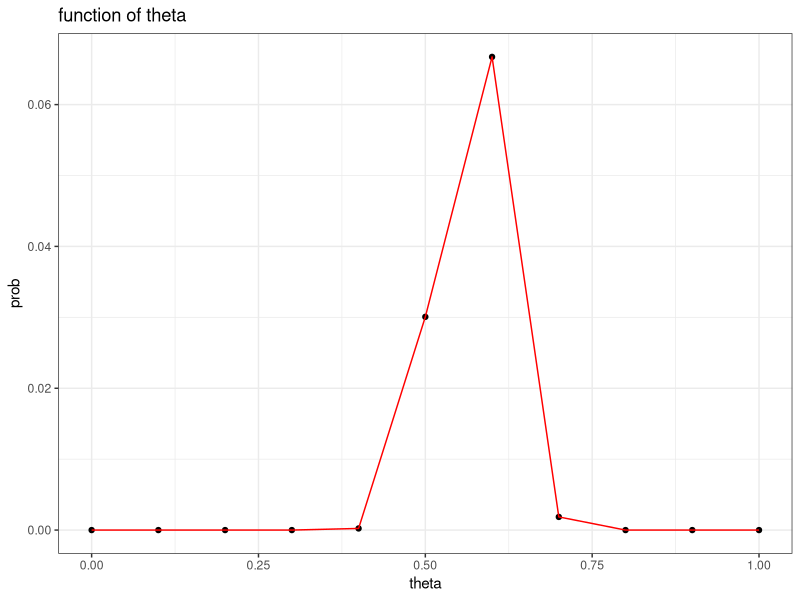
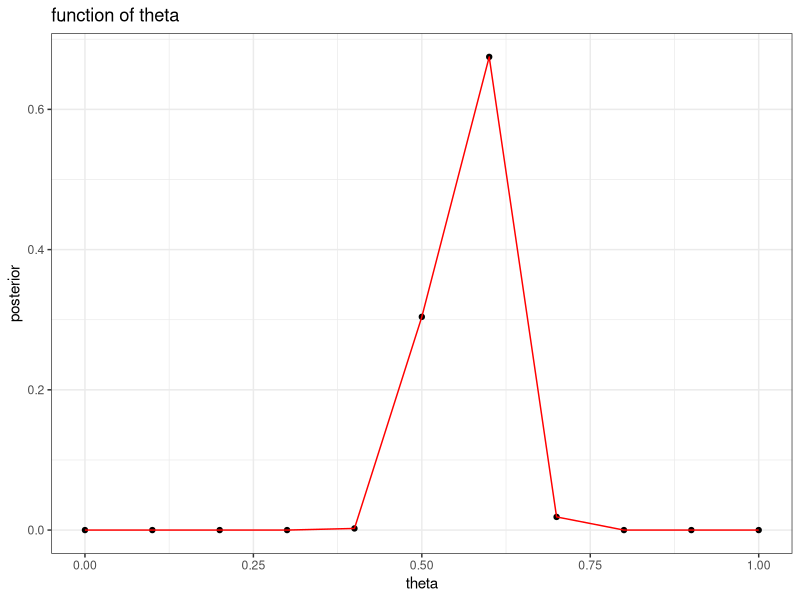
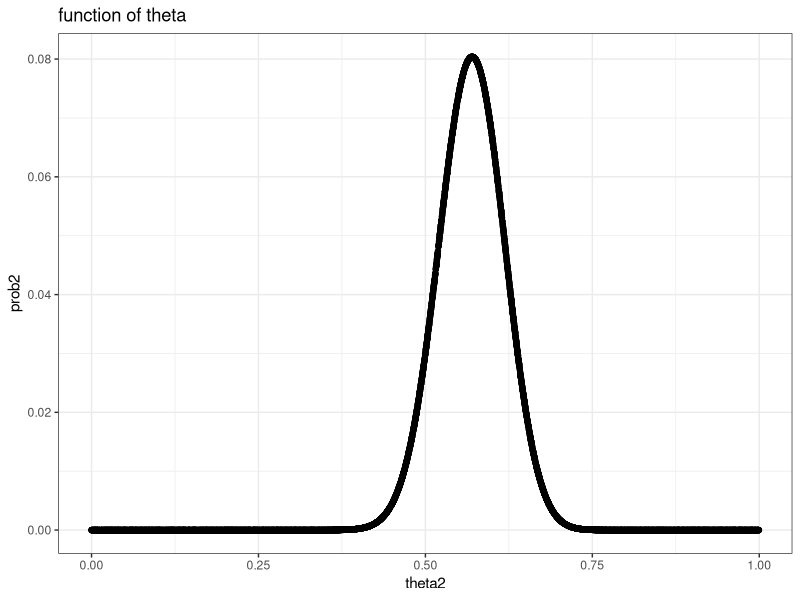
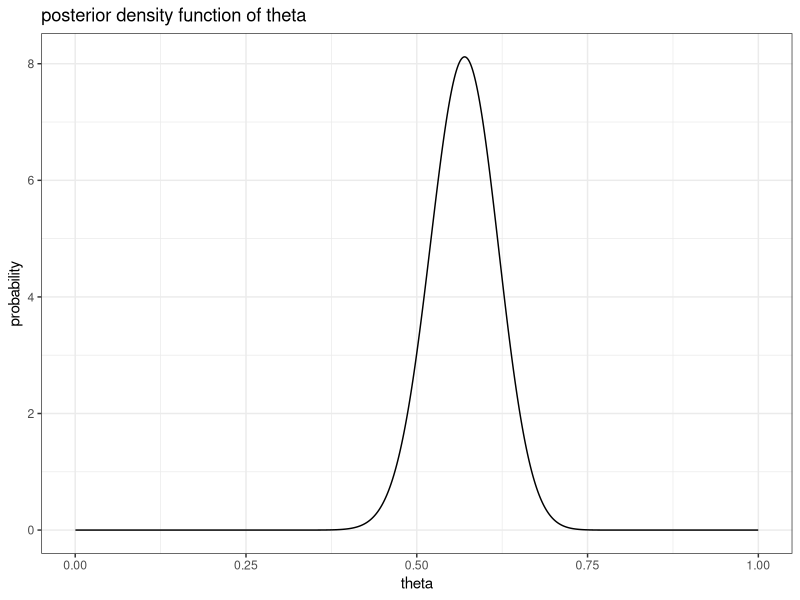
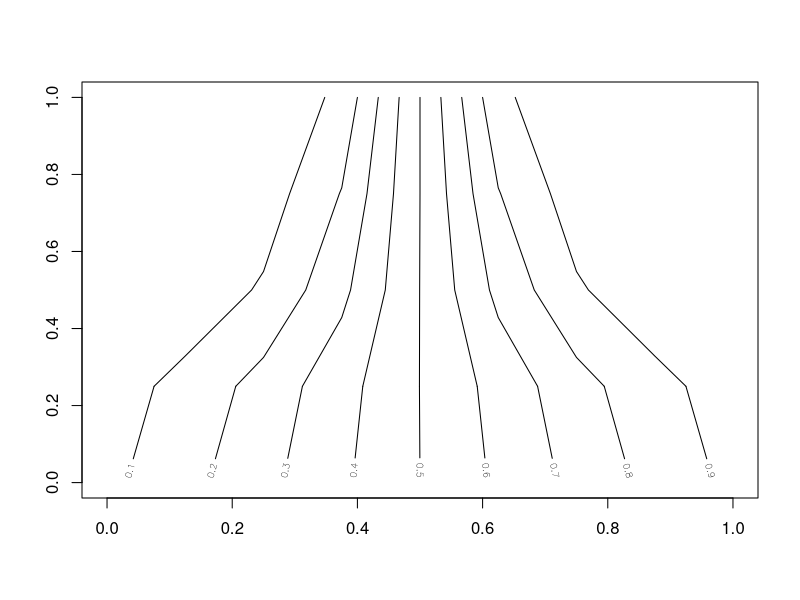

The R source for these figures, in order:
## ---- chunk 1
library(tidyverse)
require(magrittr)
require(plyr)
ggplot2::theme_set(ggplot2::theme_bw())
knitr::opts_chunk$set(fig.align = 'center')
## ---- chunk 2
library(knitr)
#computing
samp <- 100
n <- 57
theta <- seq(0,1,0.1)
prob <- dbinom(n,size=samp,prob=theta)
#making table
result <- rbind(theta,prob)
result <- t(result)
colnames(result) <- c("theta","probability")
kable(result)
#making plot
ggplot(mapping = aes(x=theta,y=prob)) +
  geom_point() +
  geom_line(color="red") +
  labs(title = "function of theta")
## ---- chunk 3
#computing
prior <- 1/11
mgy <- sum(prior*prob)
posterior <- prior*prob/mgy
#making table
result2 <- rbind(theta,posterior)
result2 <- t(result2)
kable(result2)
#making plot
ggplot(mapping = aes(x=theta,y=posterior)) +
  geom_point() +
  geom_line(color="red") +
  labs(title = "function of theta")
## ---- chunk 4
theta2 <- runif(10000)
prob2 <- dbinom(57,100,theta2)
ggplot(mapping = aes(x=theta2,y=prob2)) +
  geom_point() +
  labs(title = "function of theta")
## ---- chunk 5
theta3 <- runif(10000)
post_theta <- dbeta(theta3,58,44)
ggplot(mapping = aes(x=theta3,y=post_theta)) +
  geom_line() +
  labs(title = "posterior density function of theta") +
  xlab("theta") + ylab("probability")
## ---- chunk 6
theta_0 <- seq(0.1,0.9,0.1)
n_0 <- c(1,2,8,16,32)
a <- theta_0 %*% t(n_0)
b <- (1-theta_0) %*% t(n_0)
result3 <- pbeta(0.5,a,b,lower.tail = F)
contour(result3)
